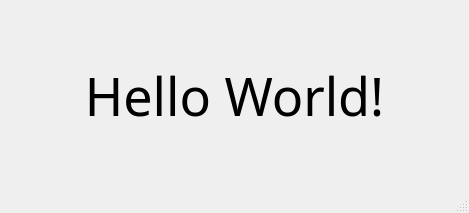
<?xml version="1.0" encoding="UTF-8"?>
<ui version="4.0">
 <class>MainWindow</class>
 <widget class="QMainWindow" name="MainWindow">
  <property name="geometry">
   <rect>
    <x>0</x>
    <y>0</y>
    <width>469</width>
    <height>213</height>
   </rect>
  </property>
  <property name="windowTitle">
   <string>MainWindow</string>
  </property>
  <widget class="QWidget" name="centralwidget">
   <layout class="QVBoxLayout" name="verticalLayout">
    <item>
     <widget class="QLabel" name="label">
      <property name="font">
       <font>
        <family>Ink Free</family>
        <pointsize>39</pointsize>
       </font>
      </property>
      <property name="text">
       <string>Hello World!</string>
      </property>
      <property name="alignment">
       <set>Qt::AlignmentFlag::AlignCenter</set>
      </property>
     </widget>
    </item>
   </layout>
  </widget>
  <widget class="QMenuBar" name="menubar">
   <property name="geometry">
    <rect>
     <x>0</x>
     <y>0</y>
     <width>469</width>
     <height>33</height>
    </rect>
   </property>
  </widget>
  <widget class="QStatusBar" name="statusbar"/>
 </widget>
 <resources/>
 <connections/>
</ui>
